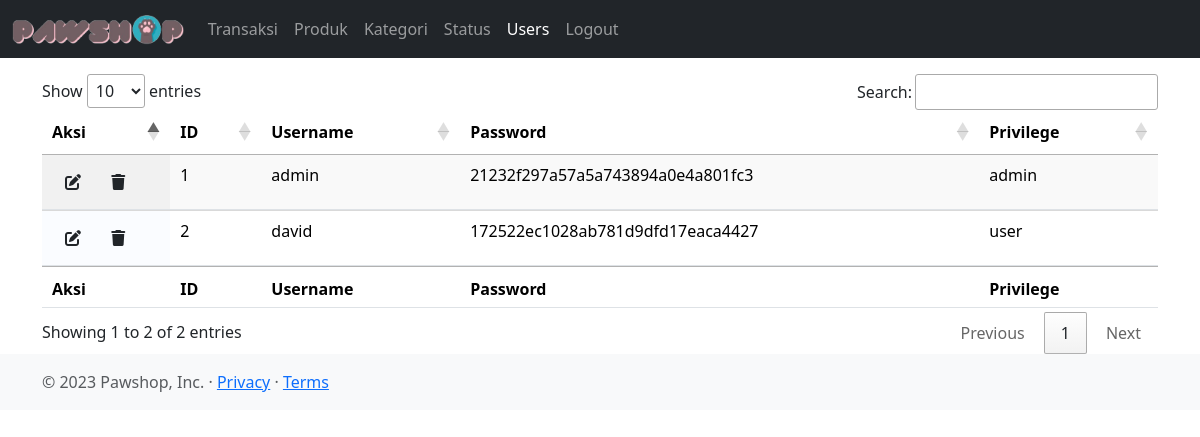
/admin-users.php (signed in), run on the app's committed database.
### tables this page shows
CREATE TABLE `users` (
  `id` int(11) NOT NULL,
  `username` varchar(40) NOT NULL,
  `password` char(32) NOT NULL,
  `privilege` varchar(20) NOT NULL
);

### admin-users.php (the view, shortened to what this page needs)
<?php
include 'config.php';
?>
<!doctype html>
<html lang="en">
<head>
    <link href="./css/bootstrap.min.css" rel="stylesheet">
    <link rel="stylesheet" href="./css/datatables.min.css">
</head>
<body>
    <nav class="navbar navbar-expand-sm navbar-dark bg-dark sticky-top">
        <div class="container-fluid">
            <a class="navbar-brand" href="./index.php">
                <img src="./logo.png" height="30" alt="">
            </a>
            <div class="collapse navbar-collapse" id="mynavbar">
                <ul class="navbar-nav me-auto">
                    <li class="nav-item">
                        <a class="nav-link" href="./admin-transactions.php">Transaksi</a>
                    </li>
                    <li class="nav-item">
                        <a class="nav-link" href="./admin-products.php">Produk</a>
                    </li>
                    <li class="nav-item">
                        <a class="nav-link" href="./admin-categories.php">Kategori</a>
                    </li>
                    <li class="nav-item">
                        <a class="nav-link" href="./admin-status.php">Status</a>
                    </li>
                    <li class="nav-item">
                        <a class="nav-link active" href="./admin-users.php">Users</a>
                    </li>
                    <?php
                    if (isset($_SESSION['userid']) && $_SESSION['userid'] != null) {
                    ?>
                        <li class="nav-item">
                            <a class="nav-link" href="./logout.php">Logout</a>
                        </li>
                    <?php
                    } else {
                    ?>
                        <li class="nav-item">
                            <a class="nav-link" href="./login.php">Login</a>
                        </li>
                    <?php
                    }
                    ?>
                </ul>
            </div>
        </div>
    </nav>
    <div class="container mt-3">
        <div class="table-responsive">
            <table id="usersDataTables" class="table display">
                <thead>
                    <tr>
                        <th>Aksi</th>
                        <th>ID</th>
                        <th>Username</th>
                        <th>Password</th>
                        <th>Privilege</th>
                    </tr>
                </thead>
                <tbody>
                    <?php
                    $fetch = "SELECT * FROM users";
                    $res = mysqli_query($conn, $fetch);
                    if (mysqli_num_rows($res) > 0) {
                        while ($row = mysqli_fetch_assoc($res)) {
                    ?>
                            <tr>
                                <td>
                                    <button class="btn" data-bs-toggle="modal" data-id="<?= $row['id']; ?>" data-bs-target="#editUser"><i class="fa-solid fa-edit"></i></button>
                                    <button class="btn" data-bs-toggle="modal" data-id="<?= $row['id']; ?>" data-bs-target="#deleteUser"><i class="fa-solid fa-trash"></i></button>
                                </td>
                                <td><?= $row['id']; ?></td>
                                <td><?= $row['username']; ?></td>
                                <td><?= $row['password']; ?></td>
                                <td><?= $row['privilege']; ?></td>
                            </tr>
                    <?php
                        }
                    }
                    ?>
                </tbody>
                <tfoot>
                    <th>Aksi</th>
                    <th>ID</th>
                    <th>Username</th>
                    <th>Password</th>
                    <th>Privilege</th>
                </tfoot>
            </table>
        </div>
    </div>
    <footer class="footer mt-auto py-3 bg-body-tertiary">
        <div class="container">
            <span class="text-body-secondary">
                &copy; 2023 Pawshop, Inc. &middot; <a href="#">Privacy</a> &middot; <a href="#">Terms</a>
            </span>
        </div>
    </footer>
</body>
</html>

### data on the page
users: id "1", username "admin", password "21232f297a57a5a743894a0e4a801fc3", privilege "admin"
users: id "2", username "david", password "172522ec1028ab781d9dfd17eaca4427", privilege "user"
